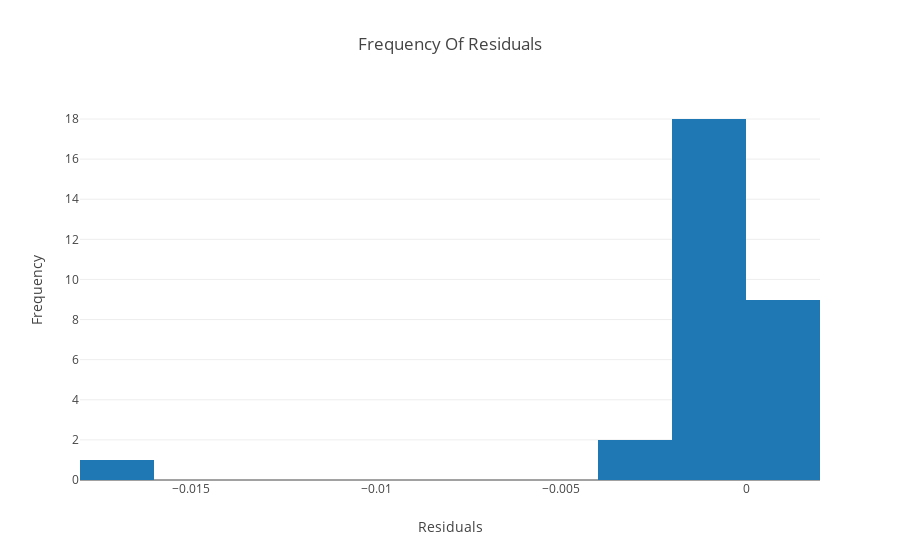

Notebook cell for this chart:
### Markdown cell above
## HISTOGRAM

### Code cell
data = [go.Histogram(x=((predict_ols - Y_test)))]
layout = go.Layout(
    title='Frequency Of Residuals',
    xaxis=dict(
        title='Residuals'
    ),
    yaxis=dict(
        title='Frequency'
    )
)
fig = go.Figure(data=data, layout=layout)
plot.iplot(fig, filename='normalized histogram')

### Figure 1 — Plotly figure (JSON) as saved in the notebook; plotly's stock layout.template omitted (floating-point values rounded to 4 significant figures)
{"data": [{"type": "histogram", "x": [-0.002954, -3.301e-06, -0.001038, 0.001478, -0.0001137, -2.645e-05, -0.0002396, -0.003441, 8.653e-05, -6.322e-05, -7.146e-05, 0.001776, -1.042e-05, 0.0008321, -5.42e-05, -0.0001079, -2.813e-05, 6.283e-05, 0.0002215, 9.858e-05, -0.001616, -0.01641, -4.409e-05, -4.112e-05, 0.0004012, 3.13e-08, -0.0002314, -4.22e-05, -8.391e-05, -3.79e-05]}], "layout": {"title": "Frequency Of Residuals", "xaxis": {"title": "Residuals"}, "yaxis": {"title": "Frequency"}}}
